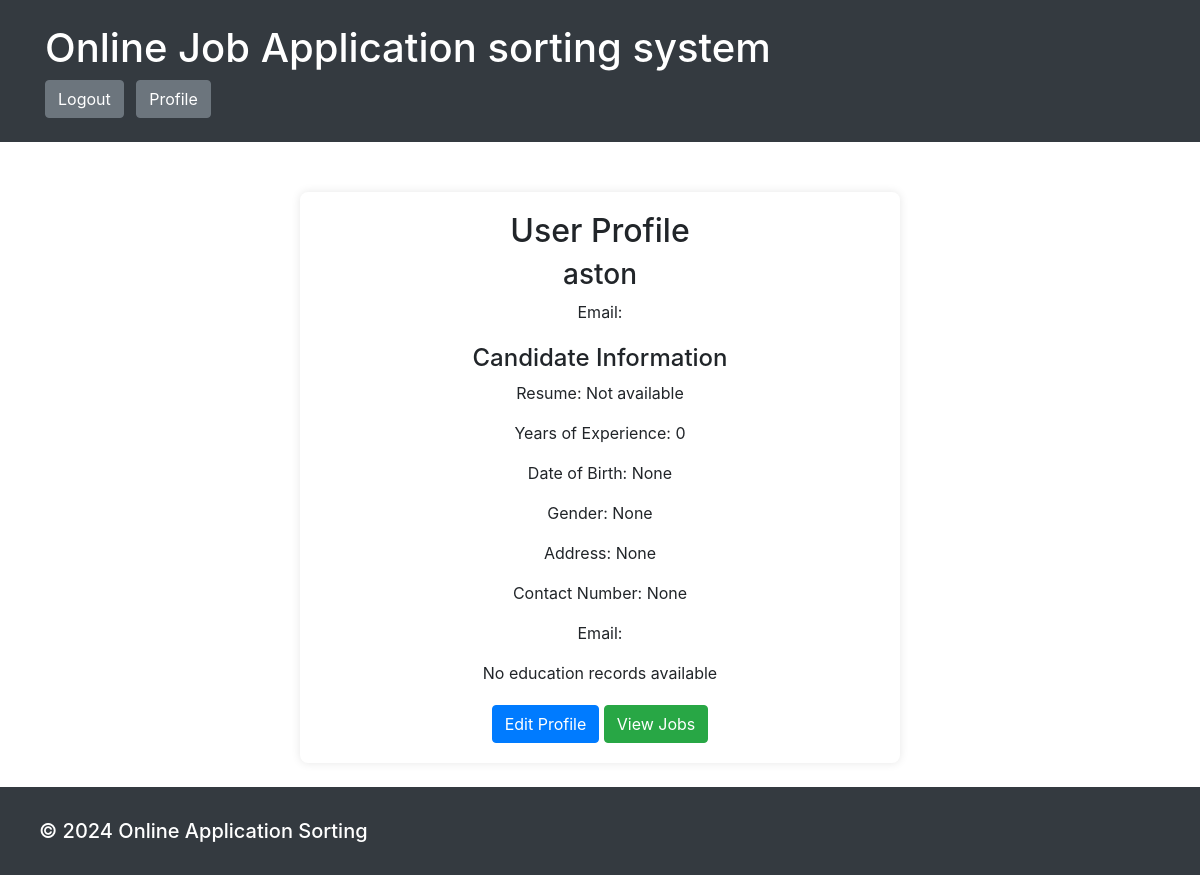
The app's page /view_profile/ (signed in), older data.
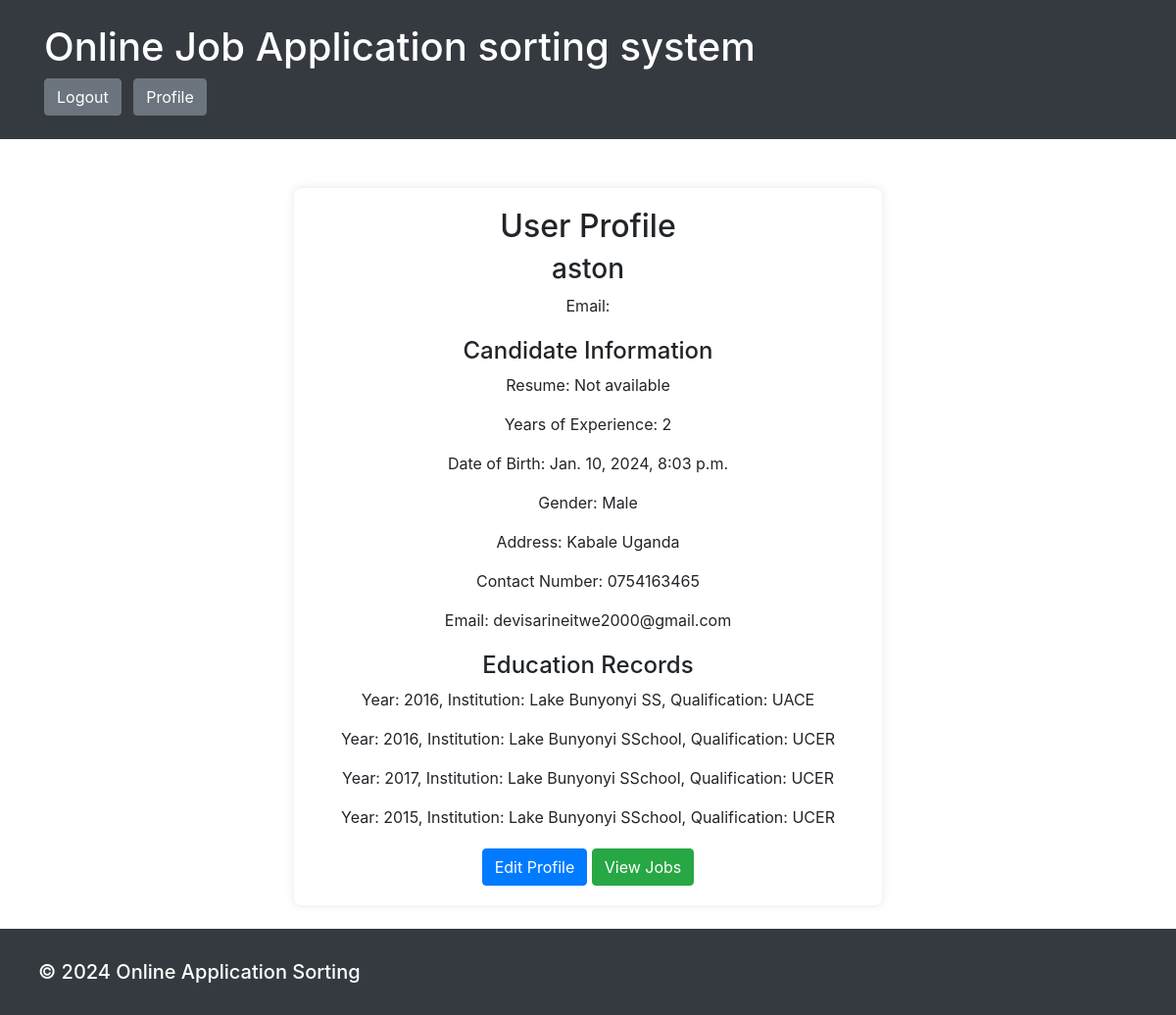
The same page, newer data.
### Lyamu/models.py (models this page shows, shortened)
class Candidate(models.Model):
    user = models.OneToOneField(User, on_delete=models.CASCADE)
    resume = models.FileField(upload_to='resumes/',null=True, blank=True, verbose_name='Resume')
    applied_jobs = models.ManyToManyField(Job, through='Application')
    years_of_experience = models.IntegerField(null=True, blank=True, verbose_name='Years of experience')
    date_of_birth = models.DateTimeField(null=True, blank=True, verbose_name='Date of birth')
    gender = models.CharField(max_length=10, null=True, blank=True, verbose_name='Gender')
    address = models.TextField(null=True, blank=True, verbose_name='Address')
    contact_number = models.CharField(max_length=15, null=True, blank=True, verbose_name='Contact number')
    email = models.EmailField(null=True, blank=True, verbose_name='Email')

class Education(models.Model):
    candidate = models.ForeignKey(Candidate, on_delete=models.CASCADE, related_name='educations')
    year = models.IntegerField(null=True)
    institution = models.CharField(max_length=255, null=True)
    qualification = models.CharField(max_length=255, null=True)

### Lyamu/views.py (the view)
# urls.py: path('view_profile/', views.view_profile, name='view_profile'),
@login_required
def view_profile(request):
    user = request.user
    try:
        candidate = Candidate.objects.get(user=user)
        education_forms = Education.objects.filter(candidate=candidate)
    except Candidate.DoesNotExist:
        candidate = None
        education_forms = None
    return render(request, 'Lyamu/view_profile.html', {'user': user, 'candidate': candidate, 'education_forms': education_forms})

### Lyamu/templates/Lyamu/view_profile.html (shortened to what this page needs)
{% extends 'Lyamu/base.html' %}
{% block content %}
    <div class="container profile-container">
        <h2 class="text-center">User Profile</h2>
        {% if user.is_authenticated %}
            <h3 class="text-center">{{ user.username }}</h3>
            <p class="text-center">Email: {{ user.email }}</p>
            {% if candidate %}
                <div class="info-section text-center">
                    <h4>Candidate Information</h4>
                    {% if candidate.resume %}
                        <p>Resume: <a href="{{ candidate.resume.url }}" target="_blank">{{ candidate.resume.name }}</a></p>
                    {% else %}
                        <p>Resume: Not available</p>
                    {% endif %}
                    <p>Years of Experience: {{ candidate.years_of_experience }}</p>
                    <p>Date of Birth: {{ candidate.date_of_birth }}</p>
                    <p>Gender: {{ candidate.gender }}</p>
                    <p>Address: {{ candidate.address }}</p>
                    <p>Contact Number: {{ candidate.contact_number }}</p>
                    <p>Email: {{ candidate.email }}</p>
                </div>
                {% if education_forms %}
                    <div class="education-section text-center">
                        <h4>Education Records</h4>
                        {% for form in education_forms %}
                            <div class="education-record">
                                <p>Year: {{ form.year }}, Institution: {{ form.institution }}, Qualification: {{ form.qualification }}</p>
                            </div>
                        {% endfor %}
                    </div>
                {% else %}
                    <p class="text-center">No education records available</p>
                {% endif %}
            {% else %}
                <p class="text-center">User is not a candidate.</p>
            {% endif %}
            <div class="btn-container text-center">
                <a href="{% url 'update_profile' %}" class="btn btn-primary">Edit Profile</a>
                <a href="{% url 'jobs_page' %}" class="btn btn-success">View Jobs</a>
            </div>
        {% else %}
            <p class="text-center">User is not authenticated. <a href="{% url 'login' %}">Login</a></p>
        {% endif %}
    </div>
{% endblock %}

### Lyamu/templates/Lyamu/base.html (shortened to what this page needs)
<!DOCTYPE html>
<html lang="en">
<head>
    <link rel="stylesheet" href="https://maxcdn.bootstrapcdn.com/bootstrap/4.5.2/css/bootstrap.min.css">
</head>
<body>
    <header class="bg-dark text-white p-4">
        <div class="container">
            <h1>Online Job Application sorting system</h1>
            {% if user.is_authenticated %}
                <a href="{% url 'logout' %}" class="btn btn-secondary">Logout</a>
                {% if user.candidate %}
                    <a href="{% url 'view_profile' %}" class="btn btn-secondary ml-2">Profile</a>
                {% endif %}
            {% endif %}
        </div>
    </header>
    <main class="container mt-4">
        {% block content %}{% endblock %}
    </main>
    <footer class="bg-dark text-white p-4 mt-4">
        <div class="container-fluid">
            <span class="navbar-brand mb-0 h1">© 2024 Online Application Sorting</span>
        </div>
    </footer>
</body>
</html>

### Lyamu/templates/Lyamu/view_profile.html (style rules this page uses)
.profile-container { max-width: 600px; margin: auto; padding: 20px; background-color: #fff; box-shadow: 0 0 10px rgba(0, 0, 0, 0.1); border-radius: 8px; margin-top: 50px; }
.text-center { text-align: center; }
.btn-container { margin-top: 20px; }
.info-section { margin-top: 20px; }
.education-section { margin-top: 20px; }
.education-record { margin-bottom: 10px; }

Row changes from the older to the newer data that the page shows:
changed Candidate: years_of_experience "0" → "2"; date_of_birth "None" → "Jan. 10, 2024, 8:03 p.m."; gender "None" → "Male"; address "None" → "Kabale Uganda"; contact_number "None" → "0754163465"; email (not shown) → "devisarineitwe2000@gmail.com"
added Education: year "2016", institution "Lake Bunyonyi SS", qualification "UACE"
added Education: year "2016", institution "Lake Bunyonyi SSchool", qualification "UCER"
added Education: year "2017", institution "Lake Bunyonyi SSchool", qualification "UCER"
added Education: year "2015", institution "Lake Bunyonyi SSchool", qualification "UCER"
Text that changed along with them:
text no longer shown: "No education records available"
text now shown: "Education Records"
